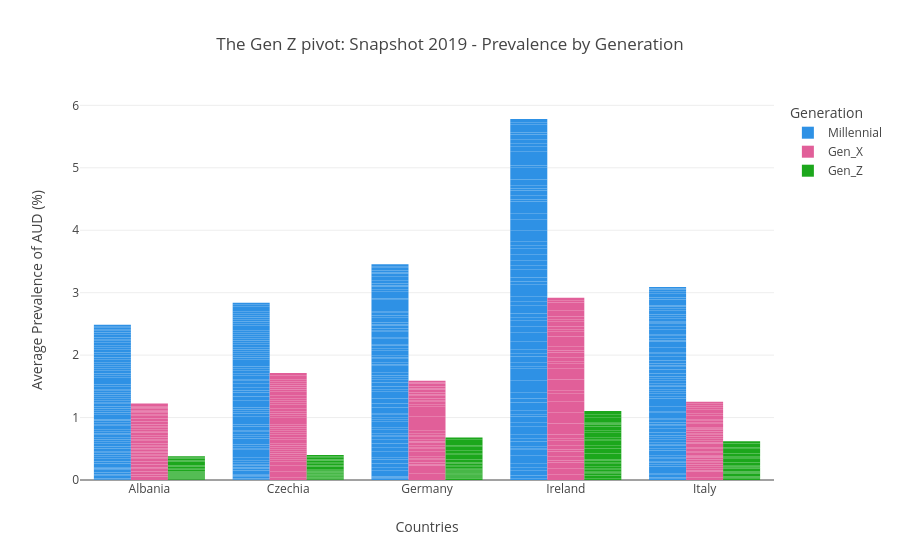

Write notebook code for a chart like this one.
### Code cell
fig = px.bar(
    gen_gap,
    x = 'location',
    y = 'percent_of_prevalence',
    color='generation',
    barmode = 'group',
    color_discrete_sequence=px.colors.qualitative.Dark24,  # closest to 'Dark2'
    title = 'The Gen Z pivot: Snapshot 2019 - Prevalence by Generation',
    labels = {
        'location':'Countries',
        'percent_of_prevalence':'Average Prevalence of AUD (%)',
        'generation':'Generation' 
    }
)
fig.show()

### Figure 1 — Plotly figure (JSON) as saved in the notebook; plotly's stock layout.template omitted (floating-point values rounded to 4 significant figures; data arrays with more than 128 entries replaced by an {"elided": "..."} marker saying what was removed)
{"data": [{"alignmentgroup": "True", "hovertemplate": "Generation=Millennial<br>Countries=%{x}<br>Average Prevalence of AUD (%)=%{y}<extra></extra>", "legendgroup": "Millennial", "marker": {"color": "#2E91E5", "pattern": {"shape": ""}}, "name": "Millennial", "offsetgroup": "Millennial", "orientation": "v", "showlegend": true, "textposition": "auto", "type": "bar", "x": {"elided": "480 str values"}, "xaxis": "x", "y": {"elided": "480 float values"}, "yaxis": "y"}, {"alignmentgroup": "True", "hovertemplate": "Generation=Gen_X<br>Countries=%{x}<br>Average Prevalence of AUD (%)=%{y}<extra></extra>", "legendgroup": "Gen_X", "marker": {"color": "#E15F99", "pattern": {"shape": ""}}, "name": "Gen_X", "offsetgroup": "Gen_X", "orientation": "v", "showlegend": true, "textposition": "auto", "type": "bar", "x": {"elided": "255 str values"}, "xaxis": "x", "y": {"elided": "255 float values"}, "yaxis": "y"}, {"alignmentgroup": "True", "hovertemplate": "Generation=Gen_Z<br>Countries=%{x}<br>Average Prevalence of AUD (%)=%{y}<extra></extra>", "legendgroup": "Gen_Z", "marker": {"color": "#1CA71C", "pattern": {"shape": ""}}, "name": "Gen_Z", "offsetgroup": "Gen_Z", "orientation": "v", "showlegend": true, "textposition": "auto", "type": "bar", "x": {"elided": "165 str values"}, "xaxis": "x", "y": {"elided": "165 float values"}, "yaxis": "y"}], "layout": {"barmode": "group", "legend": {"title": {"text": "Generation"}, "tracegroupgap": 0}, "title": {"text": "The Gen Z pivot: Snapshot 2019 - Prevalence by Generation"}, "xaxis": {"anchor": "y", "domain": [0, 1], "title": {"text": "Countries"}}, "yaxis": {"anchor": "x", "domain": [0, 1], "title": {"text": "Average Prevalence of AUD (%)"}}}}
